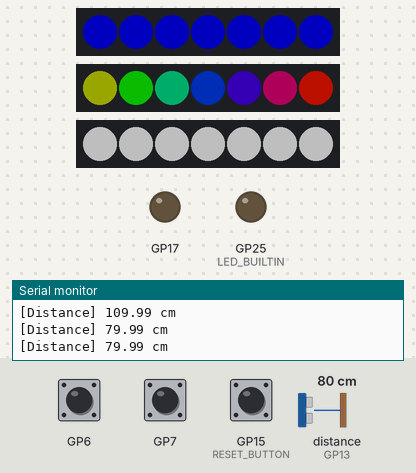
Recording of a sketch running on a simulated Raspberry Pi Pico. Shown: 3 × 7 RGB LEDs in strip order, left to right, output pins drawn as LEDs (lit = HIGH), the last lines printed to the serial monitor. Wiring (inferred from the names in the program): ultrasonic range finder: trigger GP12; echo GP13. Inputs (shaded band) come from the test bench; at power-on: GP15 (RESET_BUTTON) HIGH, distance to the obstacle (sensor on GP13) 80 cm, GP6 HIGH, GP7 HIGH. The echo pulse lasts 58.3 µs per cm; dim RGB values are drawn brighter than linear; storage starts empty; pins used as bus, display or sensor lines are not drawn.

Above: at 6.6 s.
6.7 s: GP15 (RESET_BUTTON) pulled LOW for 0.15 s
At 7.6 s:
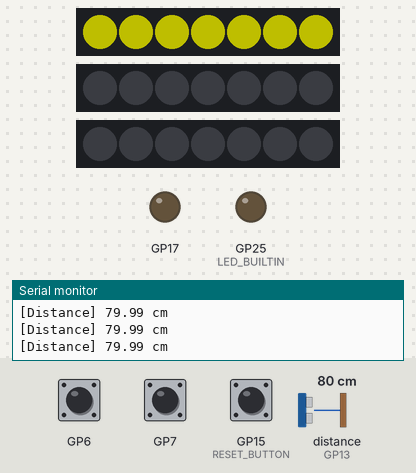
8.3 s: GP15 (RESET_BUTTON) pulled LOW for 3.2 s
At 11.9 s:
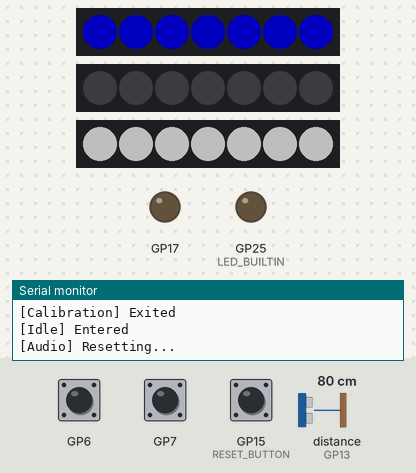
12.1 s: distance to the obstacle (sensor on GP13) set to 2 cm
At 13.19 s:
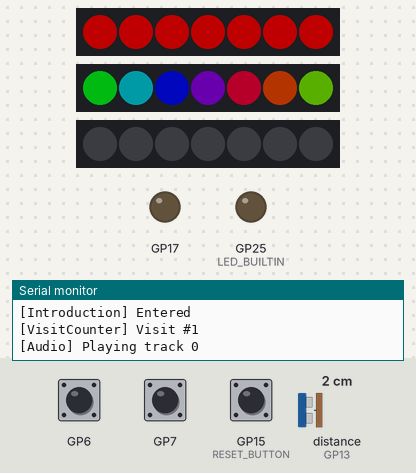
15.1 s: GP15 (RESET_BUTTON) pulled LOW for 0.15 s
At 15.6 s:
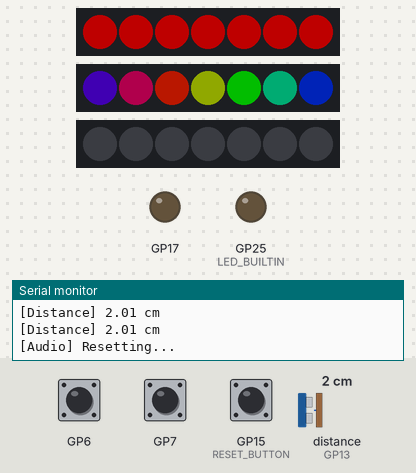
18.2 s: GP15 (RESET_BUTTON) pulled LOW for 1 s
At 19.6 s:
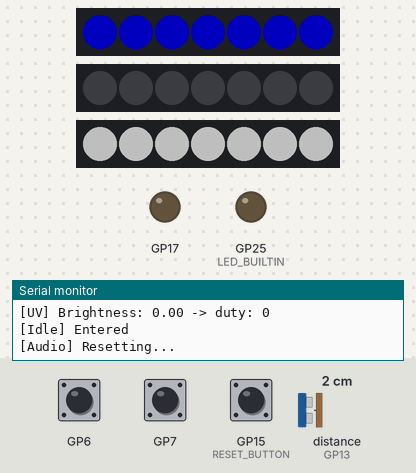
19.8 s: GP15 (RESET_BUTTON) pulled LOW for 1 s
At 21.6 s:
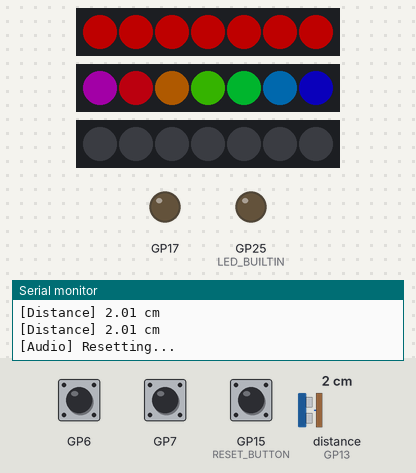
Timing chart, 0 to 27.8 s (numbered marks = the images above; inputs shaded):
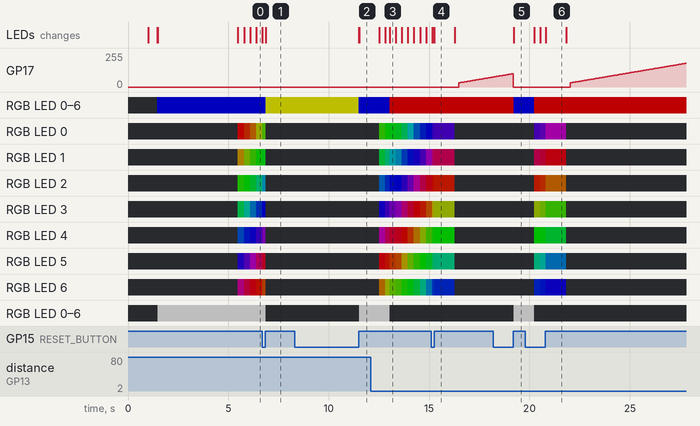

Measured:
- after the input at 6.7 s, the LEDs: change after 0.15 s (image 1)
- after the input at 8.3 s, RGB LED 0–6: RGB(80, 80, 0) → RGB(0, 0, 80) after 3.2 s; RGB LED 0–6: off → RGB(80, 80, 80) after 3.2 s; the LEDs: first change after 3.2 s (image 2 shows a later state)
- after the input at 12.1 s, the LEDs: first differ from a run without the input after 0.95 s (image 3)
- after the input at 15.1 s, GP17: moves from 0/255 to 75/255 over 1.7 s, starting after 1.4 s
- after the input at 18.2 s, RGB LED 0–6: RGB(80, 0, 0) → RGB(0, 0, 80) after 1.0 s; RGB LED 0–6: off → RGB(80, 80, 80) after 1.0 s; the LEDs: change after 1.0 s (image 5)
- after the input at 19.8 s, GP17: moves from 0/255 to 178/255 over 5.8 s, starting after 2.2 s
- what the display in image 4 shows lasts 1.0 s, from 15.3 s to 16.3 s

The sketch:

MagicMillipod.ino
```cpp
#include "Time.hpp"
#define Time TimeManager::Instance()
#include "VisitCounter.hpp"
#include "CalibrationData.hpp"
#include "UVLightController.hpp"
#include "NeoPixelController.hpp"
#include "pico/multicore.h"
#include "AdafruitAudio.hpp"
#include "DistanceSensorManager.hpp"
#include "SwitchController.hpp"
#include "StateMachine.hpp"

#define SFX_TRIGGER_0       4
#define SFX_TRIGGER_1       2
#define SFX_TRIGGER_2       3
#define SFX_RESET           5
#define NEOPIXEL3_PIN      16
#define RESET_BUTTON       15

StateMachine *stateMachine    = nullptr;
static bool     _btnWasPressed = false;
static uint32_t _btnPressTime  = 0;

void setup()
{
    pinMode(SFX_RESET, OUTPUT);     digitalWrite(SFX_RESET, HIGH);
    pinMode(SFX_TRIGGER_0, OUTPUT); digitalWrite(SFX_TRIGGER_0, HIGH);
    pinMode(SFX_TRIGGER_1, OUTPUT); digitalWrite(SFX_TRIGGER_1, HIGH);
    pinMode(SFX_TRIGGER_2, OUTPUT); digitalWrite(SFX_TRIGGER_2, HIGH);

    Serial.begin(115200);
    pinMode(LED_BUILTIN, OUTPUT);
    pinMode(RESET_BUTTON, INPUT_PULLUP);
    Switches.Begin();
    UVLight.Begin();
    AdafruitAudio::Instance().Begin(SFX_TRIGGER_0, SFX_TRIGGER_1, SFX_TRIGGER_2, SFX_RESET);
    DistanceSensorManager::Instance().Start();
    NeoPixels.Begin();
    VisitCount.Begin();
    CalibrationData::Instance().Load();
    stateMachine = new StateMachine();
    delay(3000);
}

void loop()
{
    Time.Update(millis());
    DistanceSensorManager::Instance().Update();

    bool btnDown = digitalRead(RESET_BUTTON) == LOW;
    if (btnDown && !_btnWasPressed)
    {
        _btnPressTime  = millis();
        _btnWasPressed = true;
    }
    else if (!btnDown && _btnWasPressed)
    {
        uint32_t held = millis() - _btnPressTime;
        if (held >= 1000)
            stateMachine->ResetToIdle();
        else if (stateMachine->currentState == &stateMachine->factory.idleState)
            stateMachine->EnterCalibration();
        else
            stateMachine->AdvanceToNextState();
        _btnWasPressed = false;
    }

    stateMachine->Update();
}
```

AdafruitAudio.hpp
```cpp
#ifndef ADAFRUIT_AUDIO
#define ADAFRUIT_AUDIO

#include <Arduino.h>

class AdafruitAudio {
public:
    static AdafruitAudio &Instance()
    {
        static AdafruitAudio instance;
        return instance;
    }

    AdafruitAudio(const AdafruitAudio &) = delete;
    AdafruitAudio &operator=(const AdafruitAudio &) = delete;

    void Begin(uint8_t triggerPin0, uint8_t triggerPin1, uint8_t triggerPin2, uint8_t resetPin)
    {
        _triggerPins[0] = triggerPin0;
        _triggerPins[1] = triggerPin1;
        _triggerPins[2] = triggerPin2;
        for (int i = 0; i < 3; i++)
        {
            pinMode(_triggerPins[i], OUTPUT);
            digitalWrite(_triggerPins[i], HIGH);
        }

        _resetPin = resetPin;
        pinMode(_resetPin, OUTPUT);
        digitalWrite(_resetPin, LOW);
        delay(10);
        digitalWrite(_resetPin, HIGH);
        delay(1000);

        Serial.print("[Audio] Trigger pins: ");
        Serial.print(_triggerPins[0]); Serial.print(", "); Serial.println(_triggerPins[1]);
        Serial.print("[Audio] Reset pin: "); Serial.println(_resetPin);
    }

    void PlayTrack(uint8_t index)
    {
        if (index > 2) return;
        Serial.print("[Audio] Playing track "); Serial.println(index);
        digitalWrite(_triggerPins[index], LOW);
        delay(200);
        digitalWrite(_triggerPins[index], HIGH);
    }

    void Reset()
    {
        Serial.println("[Audio] Resetting...");
        digitalWrite(_resetPin, LOW);
        delay(10);
        digitalWrite(_resetPin, HIGH);
        delay(1000);
    }

private:
    AdafruitAudio() = default;
    uint8_t _triggerPins[3] = { 0, 0, 0 };
    uint8_t _resetPin = 0;
};

#endif
```

CalibrationData.hpp
```cpp
#pragma once
#include "SwitchController.hpp"
#include <LittleFS.h>

class CalibrationData {
public:
    static CalibrationData &Instance()
    {
        static CalibrationData instance;
        return instance;
    }

    float doorDistance = 0.0f;
    float errorRange   = 0.0f;
    bool  isCalibrated = false;

    bool IsPersonPresent(float distance) const
    {
        if(Switches.IsOn(0) || !isCalibrated) return distance < FALLBACK_DISTANCE_CM;
        return distance < (doorDistance - 1.5f * errorRange);
    }

    bool HasPersonLeft(float distance) const
    {
        return !IsPersonPresent(distance);
    }

    void Save()
    {
        File f = LittleFS.open("/calibration.txt", "w");
        if (!f) return;
        f.println(doorDistance);
        f.println(errorRange);
        f.println(isCalibrated ? 1 : 0);
        f.close();
        Serial.println("[Calibration] Saved to flash");
    }

    void Load()
    {
        File f = LittleFS.open("/calibration.txt", "r");
        if (!f) return;
        doorDistance = f.parseFloat();
        errorRange   = f.parseFloat();
        isCalibrated = f.parseInt() == 1;
        f.close();
        Serial.print("[Calibration] Loaded — Door: "); Serial.print(doorDistance);
        Serial.print(" cm  Error: +-");                Serial.println(errorRange);
    }

private:
    CalibrationData() = default;
    static constexpr float FALLBACK_DISTANCE_CM = 60.0f;
};
```

CalibrationState.cpp
```cpp
#include "CalibrationState.hpp"
#include "StateMachine.hpp"
#include "CalibrationData.hpp"
#include "DistanceSensorManager.hpp"
#include "NeoPixelController.hpp"
#include "UVLightController.hpp"
#include "Time.hpp"

void CalibrationState::OnStateEnter()
{
    Serial.println("[Calibration] Entered");
    _enterTime = TimeManager::Instance().GetTime();
    _sum   = 0.0f;
    _min   = 9999.0f;
    _max   = 0.0f;
    _count = 0;
    UVLight.SetBrightness(0.0f);
    NeoPixels.SetAll(255, 255, 0);
}

void CalibrationState::OnStateExit()
{
    Serial.println("[Calibration] Exited");
    NeoPixels.Off();
}

void CalibrationState::OnStateUpdate()
{
    float d = DistanceSensorManager::Instance().GetAverageDistance();
    if (d > 0.0f)
    {
        _sum += d;
        if (d < _min) _min = d;
        if (d > _max) _max = d;
        _count++;
    }
}

bool CalibrationState::CheckSwitchState()
{
    if (TimeManager::Instance().GetTime() - _enterTime >= DURATION)
    {
        if (_count > 0)
        {
            CalibrationData &cal = CalibrationData::Instance();
            cal.doorDistance = _sum / _count;
            cal.errorRange   = (_max - _min) / 2.0f;
            cal.isCalibrated = true;
            Serial.print("[Calibration] Door: "); Serial.print(cal.doorDistance);
            Serial.print(" cm  Error: +-");      Serial.println(cal.errorRange);
            cal.Save();
        }
        return SwitchState(&context->factory.idleState);
    }
    return false;
}

void CalibrationState::InitializeSubState() {}
```

CalibrationState.hpp
```cpp
#pragma once
#include "State.hpp"

class CalibrationState : public State {
public:
    explicit CalibrationState(StateMachine *context, State *superState = nullptr)
        : State(context, superState) {}

    ~CalibrationState() = default;

protected:
    void OnStateEnter() override;
    void OnStateExit() override;
    void OnStateUpdate() override;
    bool CheckSwitchState() override;
    void InitializeSubState() override;

private:
    static constexpr double DURATION = 10.0;
    double _enterTime = 0.0;
    float  _sum       = 0.0f;
    float  _min       = 9999.0f;
    float  _max       = 0.0f;
    int    _count     = 0;
};
```

DistanceSensorManager.cpp
```cpp
#include "DistanceSensorManager.hpp"
#include <Arduino.h>

#define TRIG_PIN 12
#define ECHO_PIN 13

void DistanceSensorManager::Start()
{
    pinMode(TRIG_PIN, OUTPUT);
    pinMode(ECHO_PIN, INPUT);

    for (int i = 0; i < BUFFER_SIZE; i++)      _buffer[i]     = 200.0f;
    for (int i = 0; i < LONG_BUFFER_SIZE; i++) _longBuffer[i] = 200.0f;
    _bufferCount     = BUFFER_SIZE;
    _longBufferCount = LONG_BUFFER_SIZE;
}

void DistanceSensorManager::Update()
{
    timer += TimeManager::Instance().GetDeltaTime();
    if (timer >= (1.0 / TICK_RATE))
    {
        timer = 0.0;
        Tick();
    }
}

void DistanceSensorManager::Tick()
{
    digitalWrite(TRIG_PIN, LOW);
    delayMicroseconds(2);
    digitalWrite(TRIG_PIN, HIGH);
    delayMicroseconds(10);
    digitalWrite(TRIG_PIN, LOW);
    duration = pulseIn(ECHO_PIN, HIGH);
    distance = (duration * 0.0343f) / 2.0f;

    if (distance < 2.0f) return;  // no echo / timeout, keep buffer as-is

    float sample = (distance > 200.0f) ? 100.0f : distance;

    _buffer[_bufferIndex] = sample;
    _bufferIndex = (_bufferIndex + 1) % BUFFER_SIZE;
    if (_bufferCount < BUFFER_SIZE) _bufferCount++;

    _longBuffer[_longBufferIndex] = sample;
    _longBufferIndex = (_longBufferIndex + 1) % LONG_BUFFER_SIZE;
    if (_longBufferCount < LONG_BUFFER_SIZE) _longBufferCount++;

    Serial.print("[Distance] ");
    Serial.print(GetAverageDistance());
    Serial.println(" cm");
}

float DistanceSensorManager::GetAverageDistance() const
{
    if (_bufferCount == 0) return 0.0f;
    float sum = 0.0f;
    for (int i = 0; i < _bufferCount; i++) sum += _buffer[i];
    return sum / _bufferCount;
}

float DistanceSensorManager::GetLongAverageDistance() const
{
    if (_longBufferCount == 0) return 0.0f;
    float sum = 0.0f;
    for (int i = 0; i < _longBufferCount; i++) sum += _longBuffer[i];
    return sum / _longBufferCount;
}
```

DistanceSensorManager.hpp
```cpp
#ifndef DISTANCE_SENSOR_MANAGER_HPP
#define DISTANCE_SENSOR_MANAGER_HPP

#include "Time.hpp"

class DistanceSensorManager {
    const double TICK_RATE = 4;
    void Tick();

public:
    static DistanceSensorManager &Instance()
    {
        static DistanceSensorManager instance;
        return instance;
    }

    DistanceSensorManager(const DistanceSensorManager &) = delete;
    DistanceSensorManager &operator=(const DistanceSensorManager &) = delete;

    float duration = 0.0;
    float distance = 0.0;
    // double lastTickTime = 0.0;
    float timer = 0.0;

    void Start();
    void Update();
    float GetAverageDistance() const;
    float GetLongAverageDistance() const;

private:
    DistanceSensorManager() = default;

    static const int BUFFER_SIZE      = 4;
    static const int LONG_BUFFER_SIZE = 12; // 3s at 4Hz

    float _buffer[BUFFER_SIZE]           = {};
    int   _bufferIndex                   = 0;
    int   _bufferCount                   = 0;

    float _longBuffer[LONG_BUFFER_SIZE]  = {};
    int   _longBufferIndex               = 0;
    int   _longBufferCount               = 0;
};

#endif
```

ExitRoomState.cpp
```cpp
#include "ExitRoomState.hpp"
#include "StateMachine.hpp"
#include "CalibrationData.hpp"
#include "DistanceSensorManager.hpp"
#include "AdafruitAudio.hpp"
#include "NeoPixelController.hpp"
#include "UVLightController.hpp"
#include "SwitchController.hpp"
#include "Time.hpp"

void ExitRoomState::OnStateEnter()
{
    Serial.println("[ExitRoom] Entered");
    _enterTime       = TimeManager::Instance().GetTime();
    _lastRepeatTime  = _enterTime;
    _personLeftSince = -1.0;
    NeoPixels.Ring1Fade(255, 0, 0, 0.0f);
    NeoPixels.Ring2Fade(255, 255, 255, 0.0f);
    NeoPixels.Ring3Fade(255, 0, 0, 0.0f);
    AdafruitAudio::Instance().PlayTrack(2);
}

void ExitRoomState::OnStateExit()
{
    Serial.println("[ExitRoom] Exited");
    NeoPixels.Off();
    NeoPixels.Ring2Off();
    NeoPixels.Ring3Off();
}

void ExitRoomState::OnStateUpdate()
{
    double now = TimeManager::Instance().GetTime();
    if (now - _lastRepeatTime >= REPEAT_INTERVAL)
    {
        _lastRepeatTime = now;
        AdafruitAudio::Instance().PlayTrack(2);
    }

    float t = (float)((now - _enterTime) / FADE_DURATION);
    if (t > 1.0f) t = 1.0f;

    NeoPixels.Ring1Fade(255, 0, 0, t);
    NeoPixels.Ring2Fade(255, 255, 255, t);
    NeoPixels.Ring3Fade(255, 0, 0, t);
}

bool ExitRoomState::CheckSwitchState()
{
    double elapsed = TimeManager::Instance().GetTime() - _enterTime;

    float dist       = DistanceSensorManager::Instance().GetAverageDistance();
    bool  personLeft = CalibrationData::Instance().HasPersonLeft(dist);
    double now       = TimeManager::Instance().GetTime();

    if (elapsed >= DURATION)
    {
        if (personLeft)
        {
            if (_personLeftSince < 0.0) _personLeftSince = now;
            if (now - _personLeftSince >= LEFT_DEBOUNCE)
                return SwitchState(&context->factory.idleState);
        }
        else
        {
            _personLeftSince = -1.0;
        }
    }

    return false;
}

void ExitRoomState::InitializeSubState() {}
```

ExitRoomState.hpp
```cpp
#pragma once
#include "State.hpp"

class ExitRoomState : public State {
public:
    explicit ExitRoomState(StateMachine *context, State *superState = nullptr)
        : State(context, superState) {}

    ~ExitRoomState() = default;

protected:
    void OnStateEnter() override;
    void OnStateExit() override;
    void OnStateUpdate() override;
    bool CheckSwitchState() override;
    void InitializeSubState() override;

private:
    static constexpr double DURATION        = 10.0;
    static constexpr double REPEAT_INTERVAL = 10.0;
    static constexpr float  FADE_DURATION   = 5.0f;
    static constexpr double LEFT_DEBOUNCE   = 1.0;
    double _enterTime       = 0.0;
    double _lastRepeatTime  = 0.0;
    double _personLeftSince = -1.0;
};
```

IdleState.cpp
```cpp
#include "IdleState.hpp"
#include "StateMachine.hpp"
#include "DistanceSensorManager.hpp"
#include "NeoPixelController.hpp"
#include "UVLightController.hpp"
#include "Time.hpp"
#include "AdafruitAudio.hpp"

void IdleState::OnStateEnter()
{
    Serial.println("[Idle] Entered");
    NeoPixels.SetAll(0, 0, 255);
    NeoPixels.Ring3SetAll(255, 255, 255);
    UVLight.SetBrightness(0.0f);
    AdafruitAudio::Instance().Reset();
}

void IdleState::OnStateExit()
{
    Serial.println("[Idle] Exited");
    NeoPixels.Ring2Off();
    NeoPixels.Ring3Off();
}

void IdleState::OnStateUpdate()
{
    NeoPixels.Ring2Rainbow();
}

bool IdleState::CheckSwitchState()
{
    if (DistanceSensorManager::Instance().GetAverageDistance() < TRIGGER_DISTANCE_CM)
        return SwitchState(&context->factory.introductionState);
    return false;
}

void IdleState::InitializeSubState() {}
```

IdleState.hpp
```cpp
#pragma once
#include "State.hpp"

class IdleState : public State
{
public:
    explicit IdleState(StateMachine *context, State *superState = nullptr)
        : State(context, superState) {}

    ~IdleState() = default;

protected:
    void OnStateEnter() override;
    void OnStateExit() override;
    void OnStateUpdate() override;

    bool CheckSwitchState() override;
    void InitializeSubState() override;

private:
    static constexpr float TRIGGER_DISTANCE_CM = 30.0f;
};
```

IntroductionState.cpp
```cpp
#include "IntroductionState.hpp"
#include "StateMachine.hpp"
#include "AdafruitAudio.hpp"
#include "NeoPixelController.hpp"
#include "CalibrationData.hpp"
#include "DistanceSensorManager.hpp"
#include "SwitchController.hpp"
#include "Time.hpp"
#include "UVLightController.hpp"
#include "VisitCounter.hpp"

void IntroductionState::OnStateEnter()
{
    Serial.println("[Introduction] Entered");
    VisitCount.Increment();
    _enterTime      = TimeManager::Instance().GetTime();
    _personLeftTime = -1.0;
    _personSeen     = false;
    NeoPixels.SetAll(255, 0, 0);
    NeoPixels.Ring2Rainbow();
    NeoPixels.Ring3Off();
    UVLight.SetBrightness(0.0f);
    AdafruitAudio::Instance().PlayTrack(0);
}

void IntroductionState::OnStateExit()
{
    Serial.println("[Introduction] Exited");
}

void IntroductionState::OnStateUpdate()
{
    double elapsed = TimeManager::Instance().GetTime() - _enterTime;
    double remaining = DURATION - elapsed;

    float fadeProgress = (float)((remaining - FADE_OFFSET) / FADE_DURATION);
    if (fadeProgress > 1.0f)
        fadeProgress = 1.0f;
    if (fadeProgress < 0.0f)
        fadeProgress = 0.0f;

    NeoPixels.Ring2Rainbow(fadeProgress);
}

bool IntroductionState::CheckSwitchState()
{
    double now = TimeManager::Instance().GetTime();

    if (!Switches.IsOn(1))
    {
        float dist = DistanceSensorManager::Instance().GetAverageDistance();
        bool personLeft = CalibrationData::Instance().HasPersonLeft(dist);

        if (!personLeft) _personSeen = true;

        if (_personSeen)
        {
            if (personLeft)
            {
                if (_personLeftTime < 0.0) _personLeftTime = now;
                if (now - _personLeftTime >= 10.0)
                    return SwitchState(&context->factory.idleState);
            }
            else
            {
                _personLeftTime = -1.0;
            }
        }
    }

    if (now - _enterTime >= DURATION)
        return SwitchState(&context->factory.presentationState);

    return false;
}

void IntroductionState::InitializeSubState() {}
```

IntroductionState.hpp
```cpp
#pragma once
#include "State.hpp"

class IntroductionState : public State
{
public:
    explicit IntroductionState(StateMachine *context, State *superState = nullptr)
        : State(context, superState) {}

    ~IntroductionState() = default;

protected:
    void OnStateEnter() override;
    void OnStateExit() override;
    void OnStateUpdate() override;

    bool CheckSwitchState() override;
    void InitializeSubState() override;

private:
    static constexpr double DURATION               = 52.0;
    static constexpr double FADE_DURATION          = 10.0;
    static constexpr double FADE_OFFSET            = 5.0;
    double _enterTime       = 0.0;
    double _personLeftTime  = -1.0;
    bool   _personSeen      = false;
};
```

PresentationState.hpp
```cpp
#pragma once
#include "State.hpp"

class PresentationState : public State
{
public:
    explicit PresentationState(StateMachine *context, State *superState = nullptr)
        : State(context, superState) {}

    ~PresentationState() = default;

protected:
    void OnStateEnter() override;
    void OnStateExit() override;
    void OnStateUpdate() override;

    bool CheckSwitchState() override;
    void InitializeSubState() override;

private:
    static constexpr double DURATION               = 60.0 * 2.0 + 1.0;
    static constexpr float  UV_RAMP_SPEED          = 0.1f;
    static constexpr float  UV_FADE_SPEED          = 0.1f;
    static constexpr double UV_FADE_START          = 80.0;
    double _enterTime      = 0.0;
    float  _uvBrightness   = 0.0f;
    double _personLeftTime = -1.0;
    bool   _personSeen     = false;
};
```

Source omitted: NeoPixelController.hpp (3981 bytes), PresentationState.cpp (2172 bytes), State.cpp (996 bytes), State.hpp (896 bytes), StateFactory.hpp (619 bytes), StateMachine.cpp (1061 bytes), StateMachine.hpp (327 bytes), SwitchController.hpp (832 bytes), Time.hpp (662 bytes), UVLightController.hpp (1105 bytes), VisitCounter.hpp (1192 bytes)
